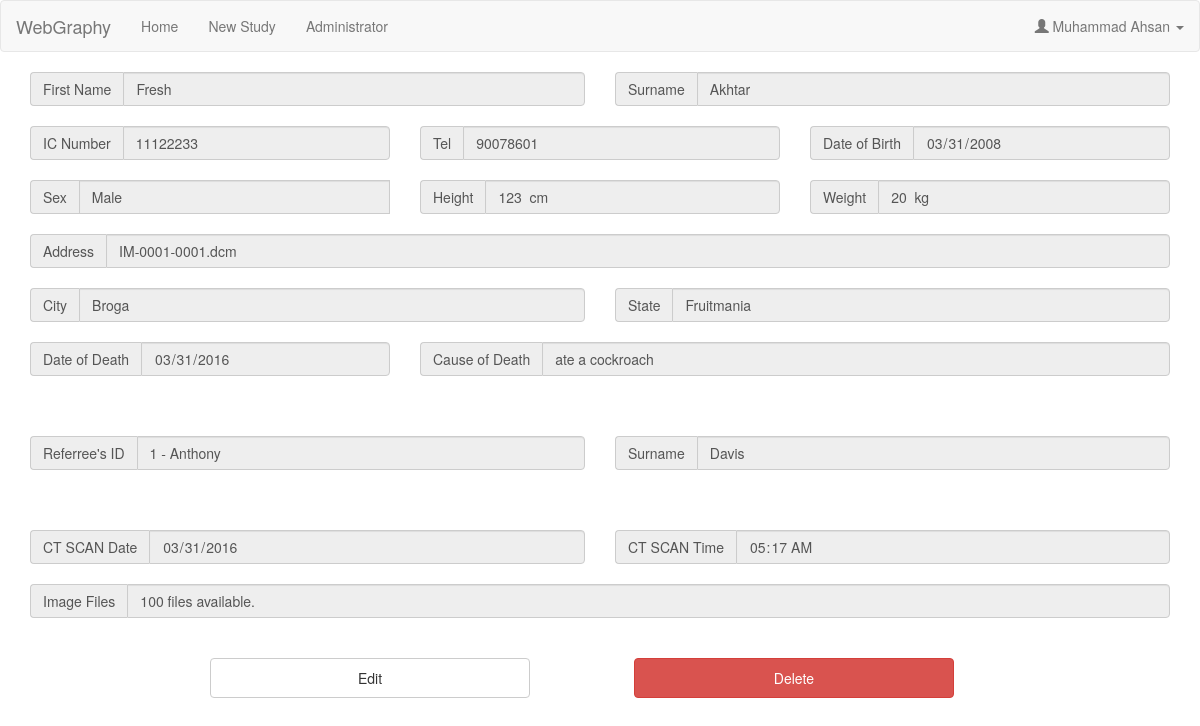
The app's page /studyProfile.php?add=1 (signed in) with its own data.
### tables this page shows
CREATE TABLE `studyobject` (
  `objectID` int(11) NOT NULL,
  `objectFirstname` varchar(255) NOT NULL,
  `objectSurname` varchar(255) NOT NULL,
  `ICNumber` int(11) NOT NULL,
  `telephone` int(11) NOT NULL,
  `DOB` date NOT NULL,
  `Sex` varchar(10) NOT NULL,
  `height` smallint(6) NOT NULL,
  `weight` smallint(6) NOT NULL,
  `homeAddress` varchar(255) NOT NULL,
  `homeCity` varchar(255) NOT NULL,
  `homeState` varchar(255) NOT NULL,
  `DOD` date NOT NULL,
  `deathCause` varchar(255) NOT NULL
);

CREATE TABLE `referees` (
  `referreeID` int(11) NOT NULL,
  `userID` int(11) NOT NULL,
  `firstName` varchar(255) NOT NULL,
  `surName` varchar(255) NOT NULL,
  `surgeryID` int(11) NOT NULL
);

CREATE TABLE `ctscan` (
  `CTScanID` int(11) NOT NULL,
  `date` date NOT NULL,
  `time` time NOT NULL,
  `objectID` int(11) NOT NULL
);

### getUsername.php (called while the page is built, shortened)
<?php
include ('conn.php');
$userID = $_SESSION['user_id'];
if( $_SESSION['user_type'] == 'admin'){
	$sql = "SELECT * FROM administrators WHERE userID = '$userID'";
}else{
	$sql = "SELECT * FROM referees WHERE userID = '$userID'";
}
			$result = $conn->query($sql);
			$row = $result->fetch_assoc();
			$fName=$row['firstName'];
			$sName=$row['surName'];
?>

### studyProfile.php (the view, shortened to what this page needs)
<!DOCTYPE html>
<!DOCTYPE html>
<?php include ('getStudy.php');?>
<html lang="en">
<head>
  <link rel="stylesheet" href="http://maxcdn.bootstrapcdn.com/bootstrap/3.3.6/css/bootstrap.min.css">
  <link href="css/input.css" rel="stylesheet">
</head>
<body>
	<div class="navBar">
		<?php
		include 'navBar.php';?>
	</div>
	<div class="container">
				<div class="row">
					<div class="col-lg-6">
						<div class="input-group">
							<span class="input-group-addon" id="basic-addon2">First Name</span>
							<input type="text" name="objectFN"  class="form-control" id="disabledInput" style="cursor:default;" value="<?php echo $objectfName; ?>" disabled>
						</div>
					</div>
					<div class = "col-lg-6">
						<div class="input-group">
							<span class="input-group-addon" id="basic-addon3">Surname</span>
							<input type="text" name="objectSN" class="form-control" placeholder="Enter Deceased Surname"  id="disabledInput" style="cursor:default;" value="<?php echo $objectsName; ?>" disabled>
						</div>
					</div>
				</div>
				<br>
				<div class="row">
					<div class="col-lg-4">
						<div class="input-group">
							<span class="input-group-addon" id="basic-addon2">IC Number</span>
							<input type="number"  name="objectIC" class="form-control" placeholder="Enter Deceased IC Number" id="disabledInput" style="cursor:default;" value="<?php echo $objectIC; ?>" disabled>
						</div>
					</div>
					<div class="col-lg-4">
						<div class="input-group">
							<span class="input-group-addon" id="basic-addon2">Tel</span>
							<input type="number" name="objectTel" class="form-control" id="disabledInput" style="cursor:default;" value="<?php echo $objectTEL; ?>" disabled>
						</div>
					</div>
					<div class="col-lg-4">
						<div class="input-group">
							<span class="input-group-addon" id="basic-addon2">Date of Birth</span>
							<input type="date" name="objectDOB" class="form-control" id="disabledInput" style="cursor:default;" value="<?php echo $objectDOB; ?>" disabled>
						</div>
					</div>
				</div>
					<br>
				<div class ="row">
					<div class="col-lg-4">
					<div class="input-group">
						<span class="input-group-addon" id="basic-addon2">Sex</span>
							<input class="form-control" id="sel1" name="objectSex" id="disabledInput" style="cursor:default;" value="<?php echo $objectSEX; ?>" disabled>
						<br>
					</div>
					</div>
					<div class="col-lg-4">
						<div class="input-group">
							<span class="input-group-addon" id="basic-addon2">Height</span>
							<input type="text" name="objectHeight" class="form-control" id="disabledInput" style="cursor:default;" value="<?php echo $objectHeight; ?>  cm" disabled>
						</div>
					</div>
					<div class="col-lg-4">
						<div class="input-group">
							<span class="input-group-addon" id="basic-addon2">Weight</span>
							<input type="text" name="objectWeight" class="form-control" id="disabledInput" style="cursor:default;" value="<?php echo $objectWeight; ?>  kg" disabled>
						</div>
					</div>
				</div>
				<br>
				<div class="row">
					<div class="col-lg-12">
						<div class="input-group">
							<span class="input-group-addon" id="basic-addon2">Address</span>
							<input type="text" name="objectAdd" class="form-control"id="disabledInput" style="cursor:default;" value="<?php echo $objectAddress; ?>" disabled>
						</div>
					</div>
				</div>
				<br>
				<div class ="row">
					<div class="col-lg-6">
						<div class="input-group">
							<span class="input-group-addon" id="basic-addon2">City</span>
							<input type="text" name="objectCity" class="form-control" id="disabledInput" style="cursor:default;" value="<?php echo $objectCity; ?>" disabled>
						</div>
					</div>
					<div class="col-lg-6">
						<div class="input-group">
							<span class="input-group-addon" id="basic-addon2">State</span>
							<input type="text" name="objectState" class="form-control "id="disabledInput" style="cursor:default;" value="<?php echo $objectState; ?>" disabled >
						</div>
					</div>
				</div>
				<br>
				<div class ="row">
					<div class="col-lg-4">
						<div class="input-group">
							<span class="input-group-addon" id="basic-addon2">Date of Death</span>
							<input type="date" name="objectDOD" class="form-control" id="disabledInput" style="cursor:default;" value="<?php echo $objectDOD; ?>" disabled >
						</div>
					</div>
					<div class="col-lg-8">
						<div class="input-group">
							<span class="input-group-addon" id="basic-addon2">Cause of Death</span>
							<input type="text" name="objectCause" class="form-control" placeholder="Enter The Cause Of Deceased's Death" id="disabledInput" style="cursor:default;" value="<?php echo $objectCause; ?>" disabled >
						</div>
					</div>
				</div>
					<br>
					<br>
					<br>
					<div class="row">
					<div class="col-lg-6">
						<div class="input-group">
							<span class="input-group-addon" id="basic-addon2">Referree's ID</span>
								<input type="text" class="form-control" id="disabledInput" style="cursor:default;" value="<?php echo $RefID . " - " . $Reffname; ?>" disabled>
						</div>
					</div>
					<div class = "col-lg-6">
						<div class="input-group">
							<span class="input-group-addon" id="basic-addon3">Surname</span>
							<input type="text" name="refSN" class="form-control" id="disabledInput" style="cursor:default;" value="<?php echo $Refsname; ?>" disabled >
						</div>
					</div>
				</div>
				<br>
				<br>
				<br>
				<div class="row">
					<div class="col-lg-6">
						<div class="input-group">
							<span class="input-group-addon" id="basic-addon2">CT SCAN Date</span>
							<input type="date" name="CTDate" class="form-control" id="disabledInput" style="cursor:default;" value="<?php echo $scanDate; ?>" disabled>
						</div>
					</div>
					<div class="col-lg-6">
						<div class="input-group">
							<span class="input-group-addon" id="basic-addon2">CT SCAN Time</span>
							<input type="time" name="CTTime" class="form-control"id="disabledInput" style="cursor:default;" value="<?php echo $scanTime; ?>" disabled>
						</div>
					</div>
				</div>
				<br>
					<div class="row">
					<div class="col-lg-12">
						<div class="input-group">
							<span class="input-group-addon" id="basic-addon2">Image Files</span>
							<input type="text" class="form-control"id="disabledInput" style="cursor:default;" value="<?php echo $rowcount . " files available." ?>" disabled>
						</div>
					</div>
				</div>
			<br>
					<br>
					<div class='row'>
						<div class="col-lg-2">
						</div>
						<a href="editProfile.php?add=<?php echo $_GET['add'];?>"><button  type="button" value="Upload Image" name="Submit" class="btn btn-default" style="width: 320px; height: 40px">Edit</button></a>
						<a href="object_del.php?add=<?php echo $_GET['add'];?>"><button  type="button" class="btn btn-danger" style="width: 320px; margin-left: 100px; height: 40px">Delete</button> </a>
					</div>
	</div>
	<br>
</body>
</body>
</html>

### navBar.php (shortened to what this page needs)
<!DOCTYPE html>
<?php
include ('getUsername.php');
?>
<html>
<nav class= "navbar navbar-default">
  <div class="container-fluid">
    <div class="navbar-header">
      <a class="navbar-brand" href="home.php">WebGraphy</a>
    </div>
    <ul class="nav navbar-nav">
      <li class="<?php if ($include=="home"){echo 'active';}?>"><a href="home.php">Home</a></li>
	 <li class="<?php if ($include=="newPatient"){echo 'active';}?>"><a href="studyNew.php">New Study</a></li>
	 <?php if( $_SESSION['user_type'] == 'admin'):?>
	<li class="<?php if ($include=="admin"){echo 'active';}?>"><a href="Admin.php">Administrator</a></li>
<?php endif; ?>
	</ul>
	      <ul class="nav navbar-nav navbar-right">
				<li><a class="dropdown-toggle" data-toggle="dropdown" href="#"><span class="glyphicon glyphicon-user"></span><?php echo" " .$fName." " .$sName;?>  <span class="caret"></span></a>
				</li>
		  </ul>
		  </nav>
		  </html>

### records on screen
studyobject: objectFN "Fresh", objectSN "Akhtar", objectIC "11122233", objectTel "90078601", objectDOB "03/31/2008", objectSex "Male", objectHeight "123 cm", objectWeight "20 kg", objectAdd "IM-0001-0001.dcm", objectCity "Broga", objectState "Fruitmania", objectDOD "03/31/2016", objectCause "ate a cockroach", firstName "1 - Anthony", refSN "Davis", CTDate "03/31/2016", CTTime "05:17:00"

### other values on screen
$fName "Muhammad"
$sName "Ahsan"
